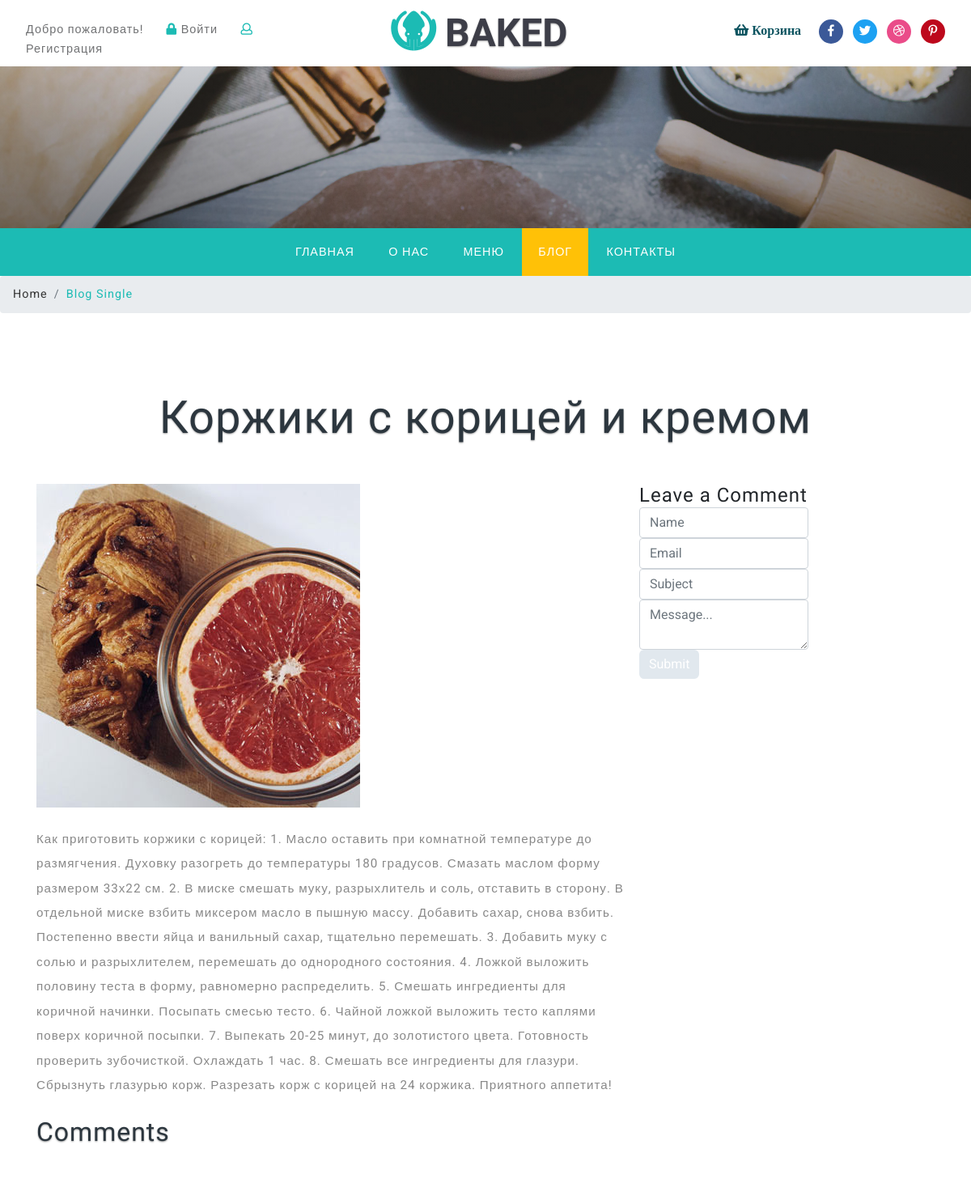
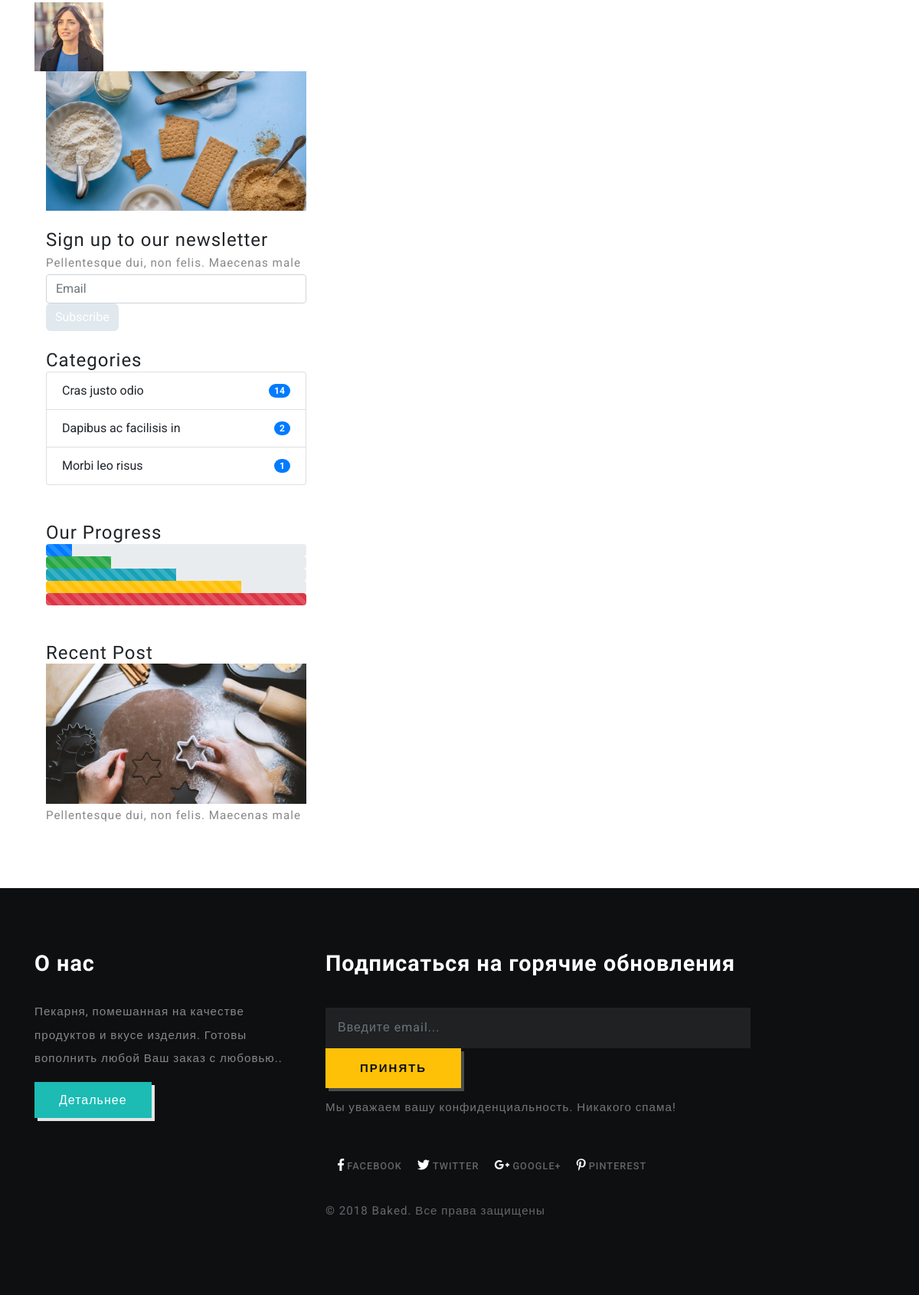
/single/0, run on the app's committed database (2 pictures, top to bottom).
### tables this page shows
CREATE TABLE `articles` (
  `id` int(4) NOT NULL,
  `date` date NOT NULL,
  `title` varchar(100) NOT NULL,
  `text` text NOT NULL,
  `description` varchar(50) NOT NULL,
  `img` varchar(200) NOT NULL
);

### views/single.php (the view, shortened to what the rows shown need)
<div class="banner-inner">
</div>
<div class="header_top" id="home">
    <nav class="navbar navbar-expand-lg navbar-light bg-light">
        <div class="collapse navbar-collapse" id="navbarSupportedContent">
            <ul class="navbar-nav mx-auto">
                <li class="nav-item">
                    <a class="nav-link" href="<?= ROOT_DIR ?>">Главная
                    </a>
                </li>
                <li class="nav-item">
                    <a class="nav-link" href="<?= ROOT_DIR.'/about' ?>">О нас</a>
                </li>
                <li class="nav-item">
                    <a class="nav-link" href="<?= ROOT_DIR ?>">Меню</a>
                </li>
                <li class="nav-item active">
                    <a class="nav-link" href="<?= ROOT_DIR.'/blog' ?>">Блог</a>
                </li>
                <li class="nav-item">
                    <a class="nav-link" href="<?= ROOT_DIR.'/contact' ?>">Контакты</a>
                </li>
            </ul>
        </div>
    </nav>
</div>
<ol class="breadcrumb">
    <li class="breadcrumb-item">
        <a href="index.html">Home</a>
    </li>
    <li class="breadcrumb-item active">Blog Single</li>
</ol>
<section class="banner-bottom">
    <div class="container">
        <?php foreach ($params['singlePost'] as $singlePost) {?>
        <h3 class="tittle"><?= $singlePost['title'] ?></h3>
        <div class="row inner-sec">
            <div class="col-lg-8 left-blog-info text-left">
                <div class="blog-grid-top">
                    <div class="blog_info_left_grid mb-4">
                        <img src="<?= \core\Linker::linkImage($singlePost['img']) ?>" class="img-fluid" alt="">
                    </div>
                    <p class="para my-4"><?= $singlePost['text'] ?></p>
                </div>
                <div class="comment-top">
                    <h4 style="font-size: 2em;
                               color: #2c363e;
                                text-shadow: 0 1px 2px rgba(0, 0, 0, 0.37);
                                margin-bottom: 1em;
                                font-family: 'Poiret One', cursive;
                                letter-spacing: 1px;
                                font-weight: 400;">
                        Comments
                    </h4>
                    <br>
                    <div class="media"><?php foreach($params['comment'] as $comment) {?>
                        <img src="<?= \core\Linker::linkImage($comment['img']) ?>" alt="" class="img-fluid" />
                        <div class="media-body" style="font-weight: 400;
line-height: 1.5;
color: #212529;">
                            <h5 class="mt-0"><?= $comment['author'] ?></h5>
                            <p><?= $comment['comment'] ?></p>
                            <?php } ?>
                            <div class="media mt-3">
                                <a class="d-flex pr-3" href="#">
                                    <img src="images/t4.jpg" alt="" class="img-fluid" />
                                </a>
                            </div>
                        </div>
                    </div>
                </div>
                <div class="comment-top">
                    <h4>Leave a Comment</h4>
                    <div class="comment-bottom">
                        <form action="#" method="post">
                            <input class="form-control" type="text" name="Name" placeholder="Name" required="">
                            <input class="form-control" type="email" name="Email" placeholder="Email" required="">
                            <input class="form-control" type="text" name="Subject" placeholder="Subject" required="">
                            <textarea class="form-control" name="Message" placeholder="Message..." required=""></textarea>
                            <button type="submit" class="btn btn-primary submit">Submit</button>
                        </form>
                    </div>
                </div>
            </div>
            <aside class="col-lg-4 right-blog-con text-right">
                <div class="right-blog-info text-left">
                    <div class="tech-btm">
                        <img src="images/banner1.jpg" class="img-fluid" alt="">
                    </div>
                    <div class="tech-btm mt-4">
                        <h4>Sign up to our newsletter</h4>
                        <p>Pellentesque dui, non felis. Maecenas male </p>
                        <form action="#" method="post">
                            <input class="form-control" type="email" placeholder="Email" required="">
                            <button type="submit" class="btn btn-primary submit">Subscribe</button>
                        </form>
                    </div>
                    <div class="tech-btm mt-4">
                        <h4>Categories</h4>
                        <ul class="list-group single">
                            <li class="list-group-item d-flex justify-content-between align-items-center">
                                Cras justo odio
                                <span class="badge badge-primary badge-pill">14</span>
                            </li>
                            <li class="list-group-item d-flex justify-content-between align-items-center">
                                Dapibus ac facilisis in
                                <span class="badge badge-primary badge-pill">2</span>
                            </li>
                            <li class="list-group-item d-flex justify-content-between align-items-center">
                                Morbi leo risus
                                <span class="badge badge-primary badge-pill">1</span>
                            </li>
                        </ul>
                    </div>
                    <div class="single-gd my-5 tech-btm">
                        <h4>Our Progress</h4>
                        <div class="progress">
                            <div class="progress-bar progress-bar-striped" role="progressbar" style="width: 10%" aria-valuenow="10" aria-valuemin="0"
                                 aria-valuemax="100"></div>
                        </div>
                        <div class="progress">
                            <div class="progress-bar progress-bar-striped bg-success" role="progressbar" style="width: 25%" aria-valuenow="25" aria-valuemin="0"
                                 aria-valuemax="100"></div>
                        </div>
                        <div class="progress">
                            <div class="progress-bar progress-bar-striped bg-info" role="progressbar" style="width: 50%" aria-valuenow="50" aria-valuemin="0"
                                 aria-valuemax="100"></div>
                        </div>
                        <div class="progress">
                            <div class="progress-bar progress-bar-striped bg-warning" role="progressbar" style="width: 75%" aria-valuenow="75" aria-valuemin="0"
                                 aria-valuemax="100"></div>
                        </div>
                        <div class="progress">
                            <div class="progress-bar progress-bar-striped bg-danger" role="progressbar" style="width: 100%" aria-valuenow="100" aria-valuemin="0"
                                 aria-valuemax="100"></div>
                        </div>
                    </div>
                    <div class="single-gd tech-btm">
                        <h4>Recent Post</h4>
                        <div class="blog-grids">
                            <div class="blog-grid-left">
                                <a href="single.html">
                                    <img src="images/banner4.jpg" class="img-fluid" alt="">
                                </a>
                            </div>
                            <div class="blog-grid-right">
                                <p>Pellentesque dui, non felis. Maecenas male </p>
                            </div>
                        </div>
                    </div>
                </div>
            </aside>
        </div>
        <?php } ?>
</section>

### core/routing/Router.php (shortened to what the rows shown need)
<?php
    class Router
    {
        protected $routes;
        public function __construct()
        {
            $this->routes = require_once (ROOT . '/config/routes.php');
        }
        public function run(){
            $request = RequestFormer::getRequest();
            foreach ($this->routes as $route){
                if($route->checkRequest($request)){
                    $controller = new $controllerName;
                    $methodName = $route->getFunction();
                    $params = $route->getUriParams($request->uri);
                    $result = call_user_func_array([$controller, $methodName], $params);
                    $this->processResult($result);
                    return;
                }
            }
        }
        protected function processResult($result) {
            if($result instanceof View) {
                $result->show();
            }
        }
    }

### data on the page
articles: title "Коржики с корицей и кремом", img (picture), text "Как приготовить коржики с корицей: 1. Масло оставить при комнатной температуре до размягчения. Духовку разогреть до температуры 180 градусов. Смазать маслом форму размером 33х22 см. 2. В миске смешать муку, разрыхлитель и соль, отставить в сторону. В отдельной миске взбить миксером масло в пышную массу. Добавить сахар, снова взбить. Постепенно ввести яйца и ванильный сахар, тщательно перемешать. 3. Добавить муку с солью и разрыхлителем, перемешать до однородного состояния. 4. Ложкой выложить половину теста в форму, равномерно распределить. 5. Смешать ингредиенты для коричной начинки. Посыпать смесью тесто. 6. Чайной ложкой выложить тесто каплями поверх коричной посыпки. 7. Выпекать 20-25…"
